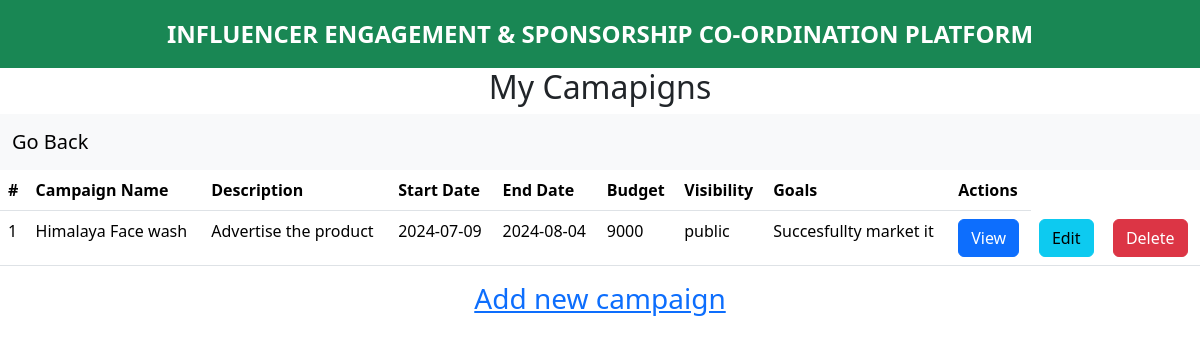
The page /sponsor_campaign (signed in) on the database its author committed.
### application/models.py (models this page shows)
class Campaigns(db.Model):
    id = db.Column(db.Integer(), primary_key = True)
    name = db.Column(db.String(), nullable = False)
    description = db.Column(db.String())
    campaign_budget = db.Column(db.Integer(), nullable = False)
    start_date = db.Column(db.Date(), nullable = False)
    end_date = db.Column(db.Date(), nullable = False)
    visibility = db.Column(db.String(), nullable = False)
    goals = db.Column(db.String(), nullable = False)
    niche = db.Column(db.String(), nullable = False)
    flagged = db.Column(db.Integer(), default = 0)
    sponsor_id = db.Column(db.Integer(), db.ForeignKey("sponsor.id"), nullable = False)
    adrequests = db.relationship('Adrequests', backref = 'campaigns')

### application/routes.py (the view)
@app.route('/sponsor_campaign', methods = ['GET','POST'])
def sponsor_campaign():
    this_id =  current_user.id
    sponsor = Sponsor.query.filter_by(sponsor_id = this_id).first()
    if sponsor:
        campaigns = Campaigns.query.filter_by(sponsor_id=this_id, flagged=0).all()
    return render_template('sponsor_campaign.html', campaigns = campaigns, sponsor = sponsor,calculate_campaign_progress=calculate_campaign_progress)

### app.py (called while the page is built)
def create_app():
    app = Flask(__name__)
    app.debug = True
    app.config['SECRET_KEY'] = 'secretkey'
    app.config['SQLALCHEMY_DATABASE_URI'] = "sqlite:///iescpdata.sqlite3"
    db.init_app(app)
    my_login_manager = LoginManager()
    my_login_manager.init_app(app)
    from application.models import User
    @my_login_manager.user_loader
    def load_user(user_id):
        return User.query.get(int(user_id))
    app.app_context().push()
    return app

### templates/sponsor_campaign.html (shortened to what this page needs)
<!DOCTYPE html>
<html>
    <head>
        <link rel="stylesheet" href="static/style.css">
        <link href="https://cdn.jsdelivr.net/npm/bootstrap@5.3.3/dist/css/bootstrap.min.css" rel="stylesheet">
    </head>
    <body>
        <div class="text-bg-success p-3" style="text-align: center; font-size: x-large; font-weight: 650;">INFLUENCER ENGAGEMENT & SPONSORSHIP CO-ORDINATION PLATFORM</div>
        <h2 style="text-align: center;">My Camapigns</h2>
        <nav class="navbar bg-body-tertiary">
            <div class="container-fluid">
                <a class="navbar-brand" href="/sponsor_dash">Go Back</a>
            </div>
          </nav>
                {% if campaigns|length == 0 %}
                <h3 style="padding-left: 18px;">You do not have any campaigns.</h3>
                {% else %}
                <div id="campaign-table">
                <table class="table">
                    <thead>
                        <tr>
                            <th scope="col">#</th>
                            <th scope="col">Campaign Name</th>
                            <th scope="col">Description</th>
                            <th scope="col">Start Date</th>
                            <th scope="col">End Date</th>
                            <th scope="col">Budget</th>
                            <th scope="col">Visibility</th>
                            <th scope="col">Goals</th>
                            <th scope="col">Actions</th>
                        </tr>
                    </thead>
                    <tbody>
                    {% for cam in campaigns %}
                        <tr>
                            <td scope="row">{{loop.index}}</td>
                            <td scope="row">{{cam.name}}</td>
                            <td scope="row">{{cam.description}}</td>
                            <td scope="row">{{cam.start_date}}</td>
                            <td scope="row">{{cam.end_date}}</td>
                            <td scope="row">{{cam.campaign_budget}}</td>
                            <td scope="row">{{cam.visibility}}</td>
                            <td scope="row">{{cam.goals}}</td>
                            <td><a href="/view_campaign/{{ cam.id }}"><button type="button" class="btn btn-primary">View</button></td></a>
                            <td><a href="/edit_campaign/{{ cam.id }}"><button type="button" class="btn btn-info">Edit</button></td></a>
                            <td><a href="/delete_campaign/{{ cam.id }}"><button type="button" class="btn btn-danger">Delete</button></td></a>
                        </tr>
                    {% endfor %}
                    </tbody>
                </table>
                </div>
                {% endif %}
                <a href='/create_campaign'><h3 style="text-align: center">Add new campaign</h3></a>
    </body>
</html>

### static/style.css (style rules this page uses)
* { margin: 0px; }

### rows shown on the page
Campaigns: name "Himalaya Face wash", description "Advertise the product", start_date "2024-07-09", end_date "2024-08-04", campaign_budget "9000", visibility "public", goals "Succesfullty market it"
